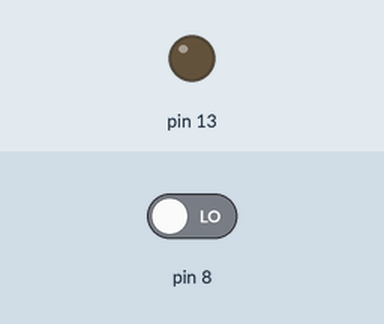
Bench run of a sketch on a simulated Arduino Uno, built with avr-gcc and run on an emulated ATmega328P. Parts: output pins drawn as LEDs (lit = HIGH). Inputs (shaded band) come from the test bench; at power-on: pin 8 LOW. What the sketch prints to the serial monitor is not drawn.

Above: at 1.2 s.
1.3 s: pin 8 driven HIGH
At 1.9 s:
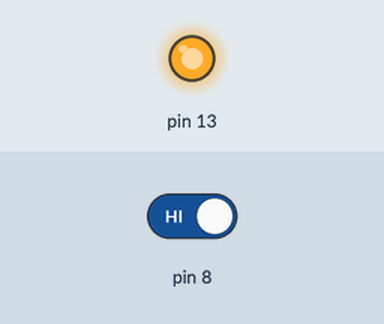
2.8 s: pin 8 driven LOW
At 3.1 s:
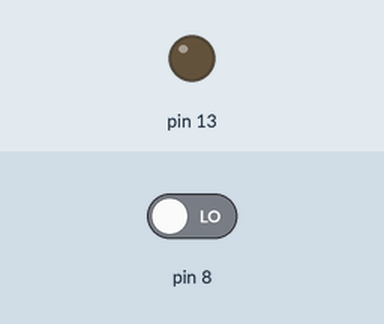
Timing chart, 0 to 5.8 s (numbered marks = the images above; inputs shaded):
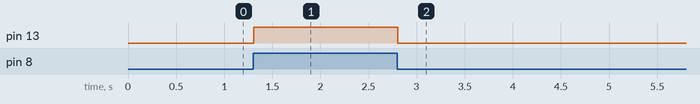

Measured:
- after the input at 1.3 s, pin 13: LOW → HIGH at once
- after the input at 2.8 s, pin 13: HIGH → LOW at once

The sketch:

led.ino
```cpp
void setup() {

 pinMode(8,INPUT);
 pinMode(13,OUTPUT);
 Serial.begin(9600);

}

void loop() {
if (digitalRead(8)==HIGH)
 {
  Serial.println(1);
  digitalWrite(13,HIGH);
 }
 else
  {
    Serial.println(0);
    digitalWrite(13,LOW);
  }
}
```
